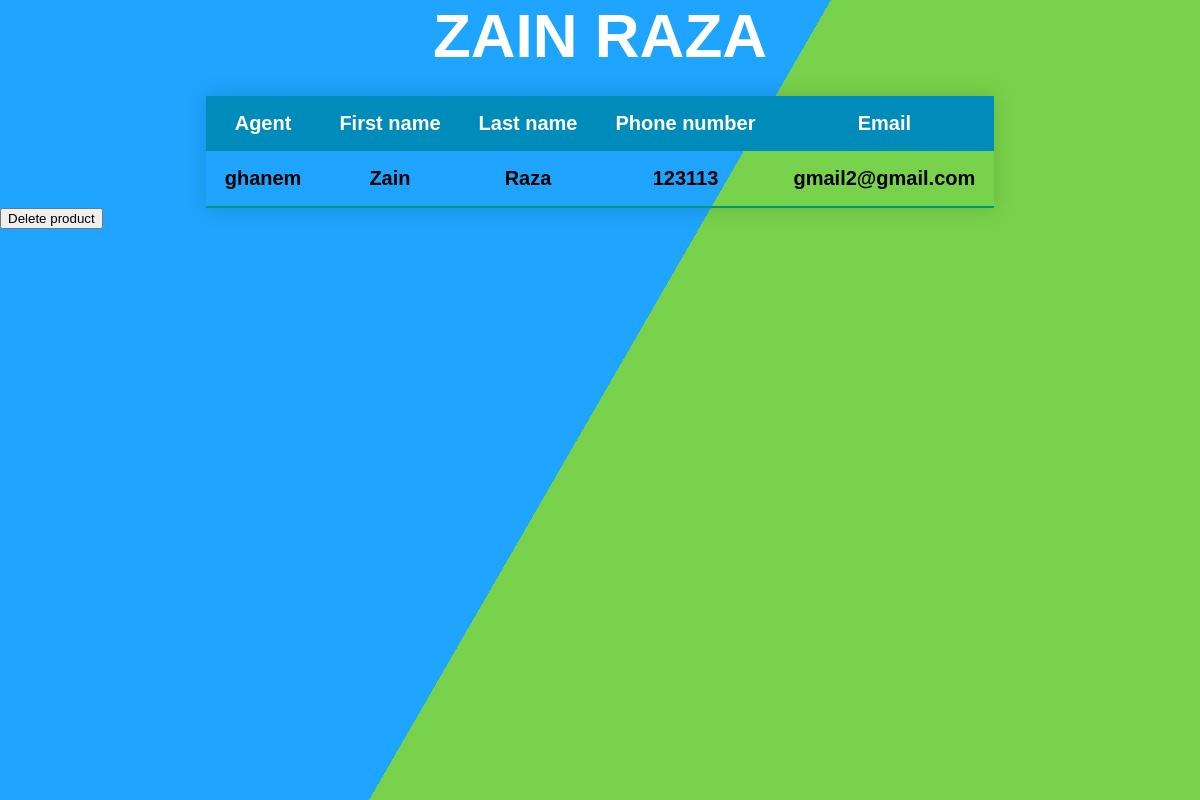
Page /website/customer/detail/2/ on the earlier database version.
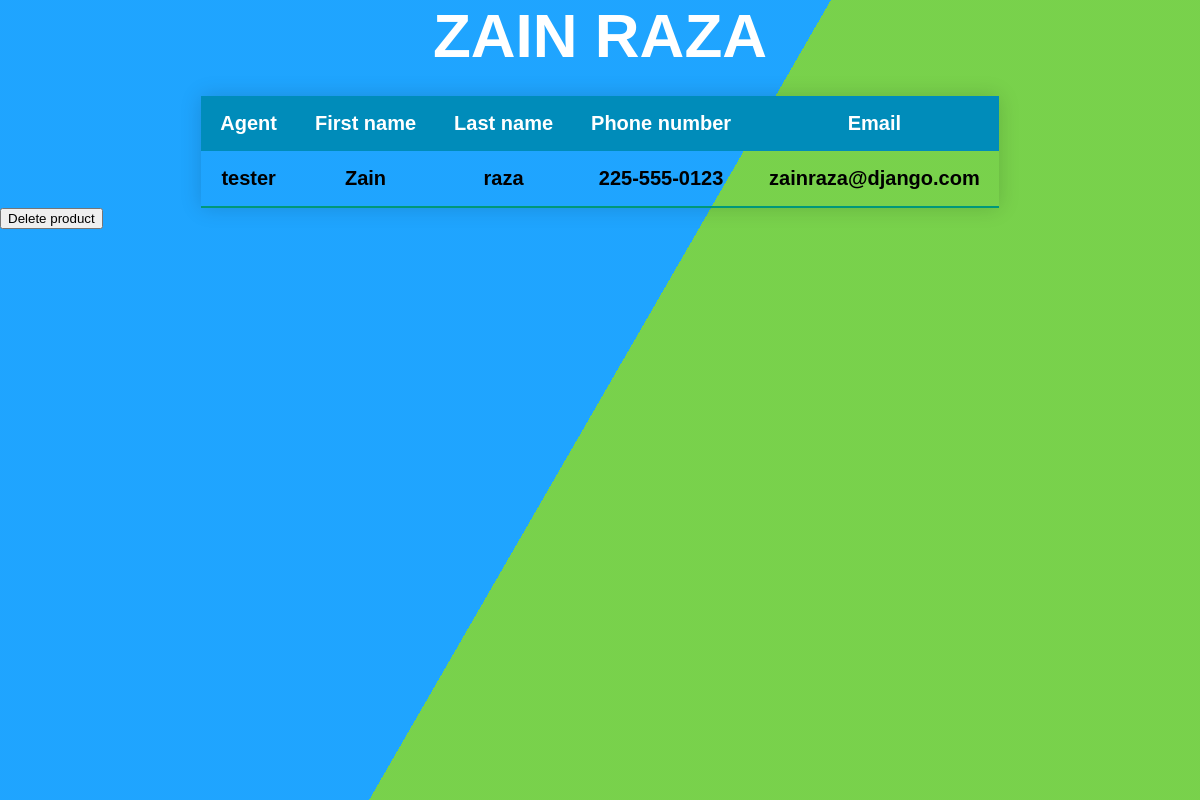
Same page on the later database version.
### website/models.py (models this page shows, shortened)
class Customer(models.Model):
    user = models.ForeignKey(User,on_delete=models.CASCADE,null= True)
    first_name = models.CharField(max_length=100)
    last_name = models.CharField(max_length=100)
    phone_number = models.CharField(max_length=12)
    email = models.EmailField(blank=True,null=True)
    date_added = models.DateField(default = datetime.date.today)
    def get_delete(self):
        return reverse("website:customer-delete", kwargs={"customer_id":self.id})

### website/views.py (the view)
# urls.py: path('customer/detail/<int:customer_id>/', customer_view, name = 'customer-detail'),
def customer_view(request, customer_id):
    obj = get_object_or_404(Customer,id=customer_id)
    return render(request,"customer/detail.html",{'object':obj})

### website/templates/customer/detail.html
{% load static %}
{% block content %}
    <div class="bg"></div>
<div class="bg bg2"></div>
<div class="bg bg3"></div>
<link rel="stylesheet" type="text/css" href="{%  static 'css/main.css' %}">
    <h1>{{ object.first_name }} {{object.last_name}}</h1>
    <table class="styled-table">
    <thead>
        <tr>
            <th>Agent</th>
            <th>First name</th>
            <th>Last name</th>
            <th>Phone number</th>
            <th>Email</th>
        </tr>
    </thead>
    <tbody>
        <tr>
            <td>{{object.user}}</td>
            <td>{{ object.first_name }}</td>
            <td>{{ object.last_name }}</td>
            <td>{{object.phone_number}}</td>
            <td>{{object.email}}</td>
        </tr>
    </tbody>
    </table>
            <form action="{{object.get_delete}}">
                    <button action="{{object.get_delete}}"class="button" type="submit"  >Delete product</button>
            </form>
{% endblock content %}

Differences in the rows shown:
changed Customer "ZAIN": user "ghanem" → "tester"; last_name "Raza" → "raza"; phone_number "123113" → "225-555-0123"; email "gmail2@gmail.com" → "zainraza@django.com"
